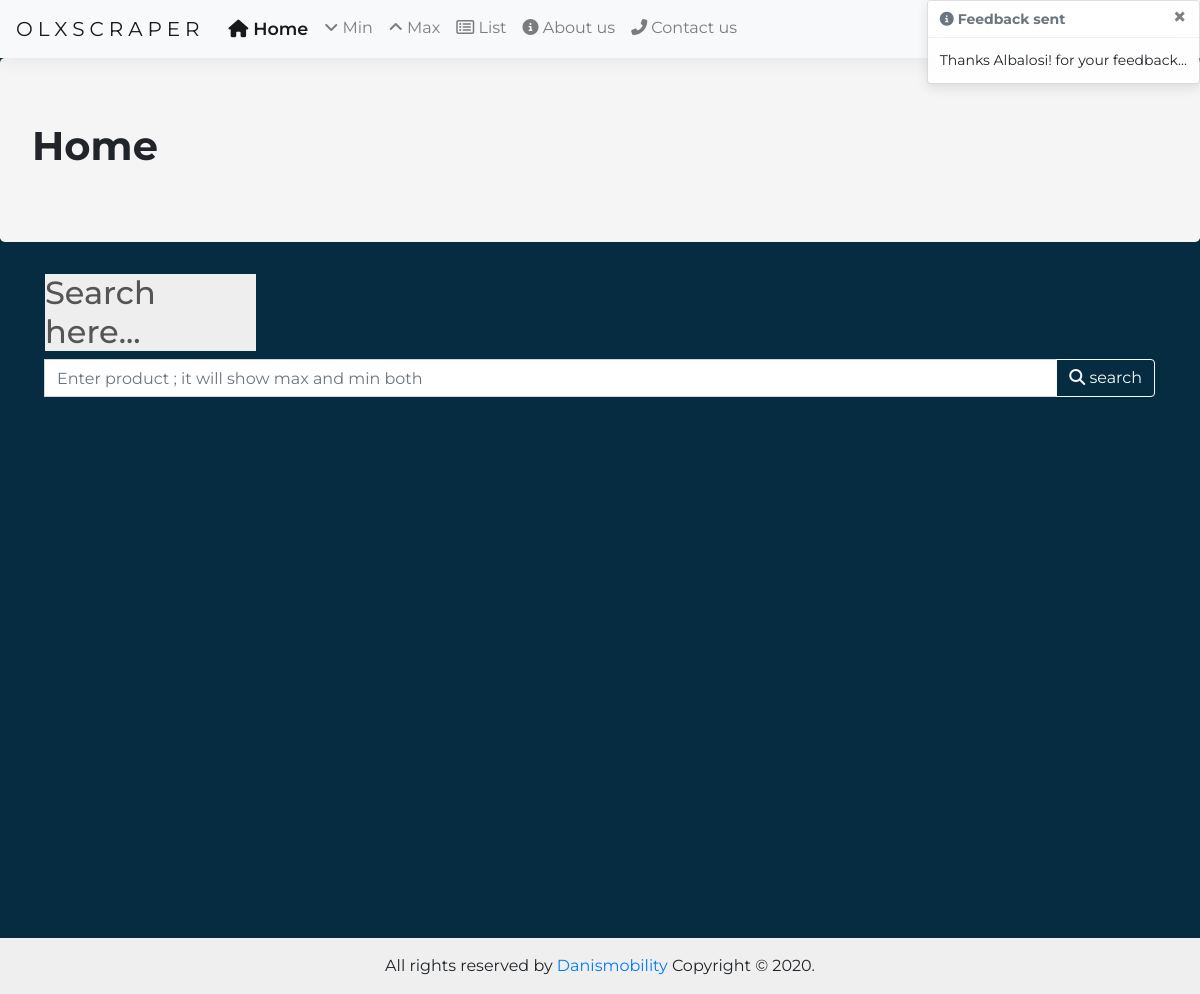
/home, run on an earlier commit of the app's database.
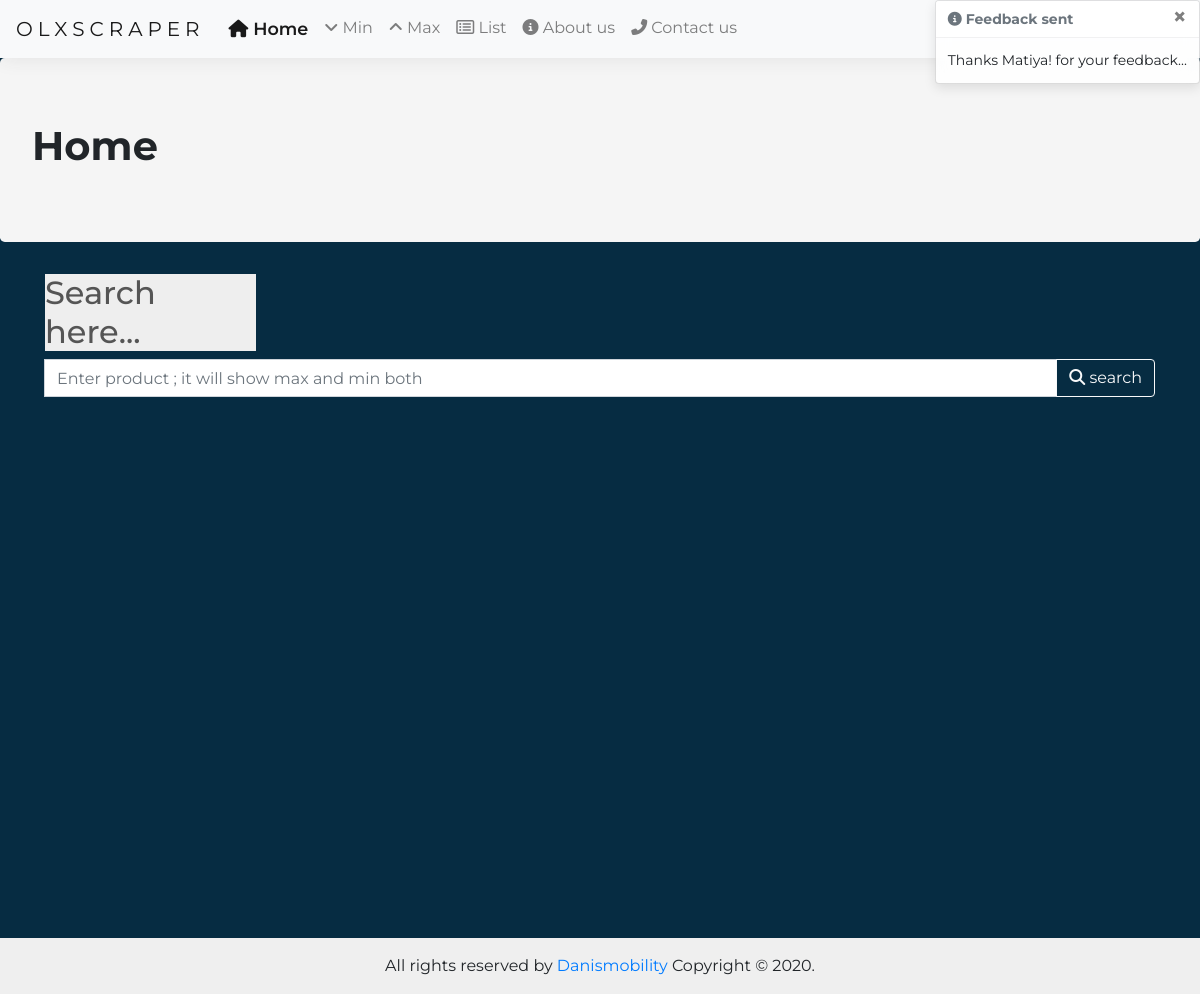
And on a later commit of the database.
### scraper/models.py (models this page shows)
class Contactus(models.Model):
    name = models.CharField(max_length=50)
    phone_no = models.BigIntegerField()
    email = models.EmailField(max_length=254)
    GENDER_CHOICES = (
        ('M', 'Male'),
        ('F', 'Female'),
    )
    gender = models.CharField(max_length=1, choices=GENDER_CHOICES,null=True,blank=True)
    feedback = models.TextField()
    def __str__(self):
        return self.name[:15]

### scraper/views.py (the view)
# urls.py: path('home',suchomeView,name="suchome"),
def suchomeView(request):
    try:
        listname = Contactus.objects.order_by('pk')
        listlen = len(listname)
        name = listname[listlen-1]
    except Exception as e:
        name = "empty"
    print(name)
    return render(request,"index.html",context={
        'name':name
    })

### scraper/templates/index.html (shortened to what this page needs)
{% extends 'base.html' %}
{% block heading %}
Home
{% endblock heading %}
{% block body %}
{% if name != 'empty'  %}
<div class="toast" data-autohide='false' data-delay="3000" id="myToast" style="position: absolute; top: 0; right: 0;">
        <div class="toast-header">
            <strong class="mr-auto"><i class="fas fa-info-circle"></i> Feedback sent</strong>
            <button type="button" class="ml-2 mb-1 close" data-dismiss="toast">
                <span aria-hidden="true">&times;</span>
            </button>
        </div>
        <div class="toast-body">
            <div>Thanks {{name}}! for your feedback...</div>
        </div>
    </div>
{% endif %}
<div class="container" >
<form action="/search" method="POST" id="mainform">
    <h2 class="second">Search here...</h2>
    <div class="input-group mb-3" id="mainsearch">
        <input type="text" class="form-control" placeholder="Enter product ; it will show max and min both" name="url" autofocus aria-label="url" aria-describedby="button-addon2" autocomplete=off>
        <div class="input-group-append">
            <button name="submit" class=" btn btn-outline-light" id="button-addon2" ><i class="fas fa-search"></i> search</button>
        </div>
    </div>
</form>
</div>
{% endblock body %}

What changed in the data, as far as the page shows it:
no longer on this page (row edited): Contactus: name "Albalosi"
added Contactus: name "Matiya"
